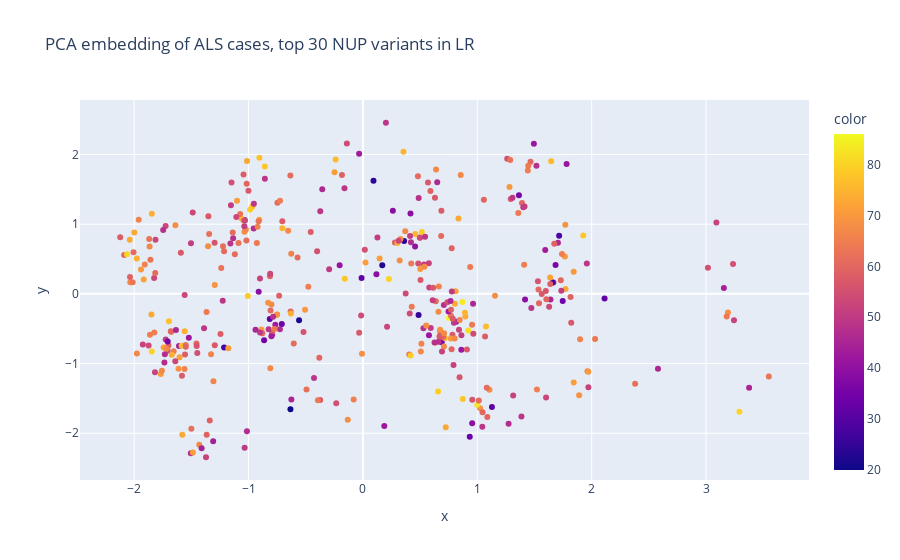

The notebook cell saved with this chart:
### Code cell
# Assuming caseEmbedding is your data array and testCaseSex is a Series with sex information
# First, add jitter to the embeddings
jitter_strength = 0  # Adjust this value based on your data scale
caseEmbedding_jittered = caseEmbedding[resolvedSampleIndices].copy()
caseEmbedding_jittered[:, 0] += np.random.normal(0, jitter_strength, caseEmbedding_jittered.shape[0])
caseEmbedding_jittered[:, 1] += np.random.normal(0, jitter_strength, caseEmbedding_jittered.shape[0])

# Now, use the jittered data for plotting
fig = px.scatter(
    x=caseEmbedding_jittered[:, 0], 
    y=caseEmbedding_jittered[:, 1], 
    hover_name=testCaseAgeAtOnset.index, 
    color=testCaseAgeAtOnset,
    #color_discrete_map={'Male': 'green', 'Female': 'yellow', 'Unknown': 'red'},
    title='PCA embedding of ALS cases, top 30 NUP variants in LR',
)

fig.show()

### Figure 1 — Plotly figure (JSON) as saved in the notebook; plotly's stock layout.template omitted (floating-point values rounded to 4 significant figures; data arrays with more than 128 entries replaced by an {"elided": "..."} marker saying what was removed)
{"data": [{"hovertemplate": "<b>%{hovertext}</b><br><br>x=%{x}<br>y=%{y}<br>color=%{marker.color}<extra></extra>", "hovertext": {"elided": "401 str values"}, "legendgroup": "", "marker": {"color": {"elided": "401 int values"}, "coloraxis": "coloraxis", "symbol": "circle"}, "mode": "markers", "name": "", "orientation": "v", "showlegend": false, "type": "scatter", "x": {"elided": "401 float values"}, "xaxis": "x", "y": {"elided": "401 float values"}, "yaxis": "y"}], "layout": {"coloraxis": {"colorbar": {"title": {"text": "color"}}, "colorscale": [[0, "#0d0887"], [0.1111, "#46039f"], [0.2222, "#7201a8"], [0.3333, "#9c179e"], [0.4444, "#bd3786"], [0.5556, "#d8576b"], [0.6667, "#ed7953"], [0.7778, "#fb9f3a"], [0.8889, "#fdca26"], [1, "#f0f921"]]}, "legend": {"tracegroupgap": 0}, "title": {"text": "PCA embedding of ALS cases, top 30 NUP variants in LR"}, "xaxis": {"anchor": "y", "domain": [0, 1], "title": {"text": "x"}}, "yaxis": {"anchor": "x", "domain": [0, 1], "title": {"text": "y"}}}}
